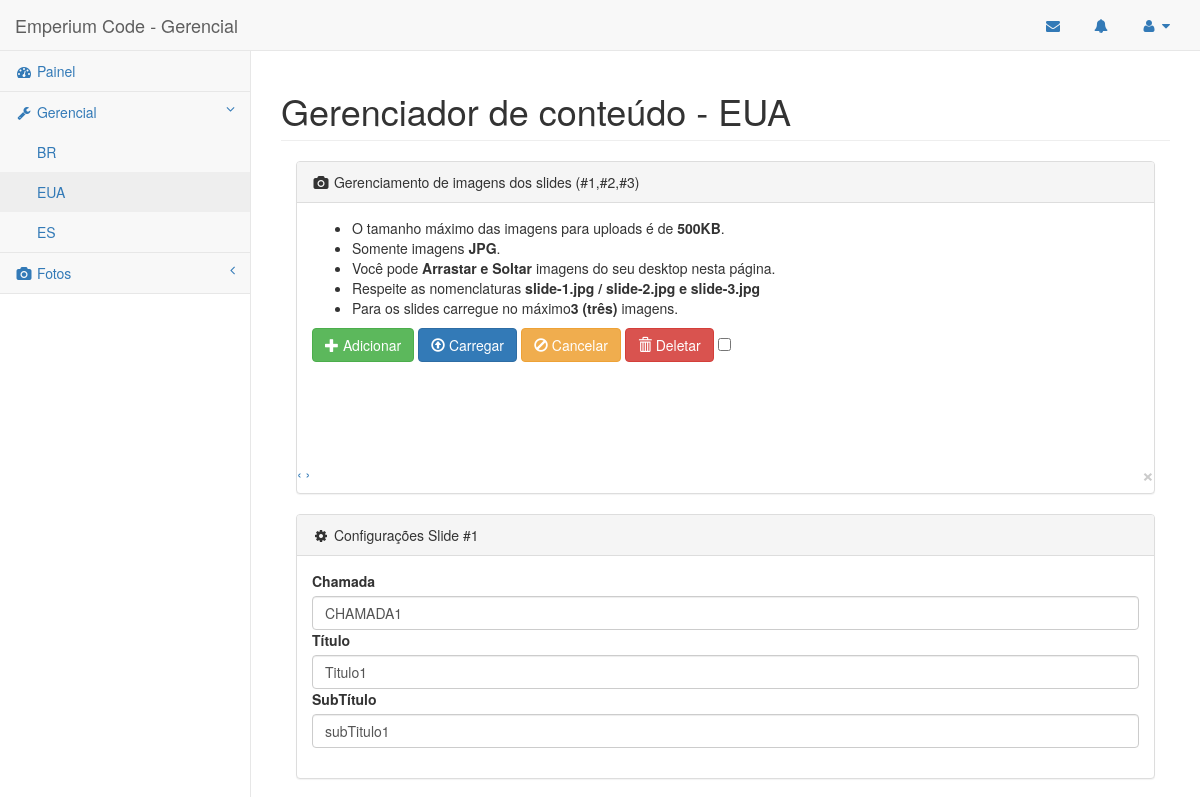
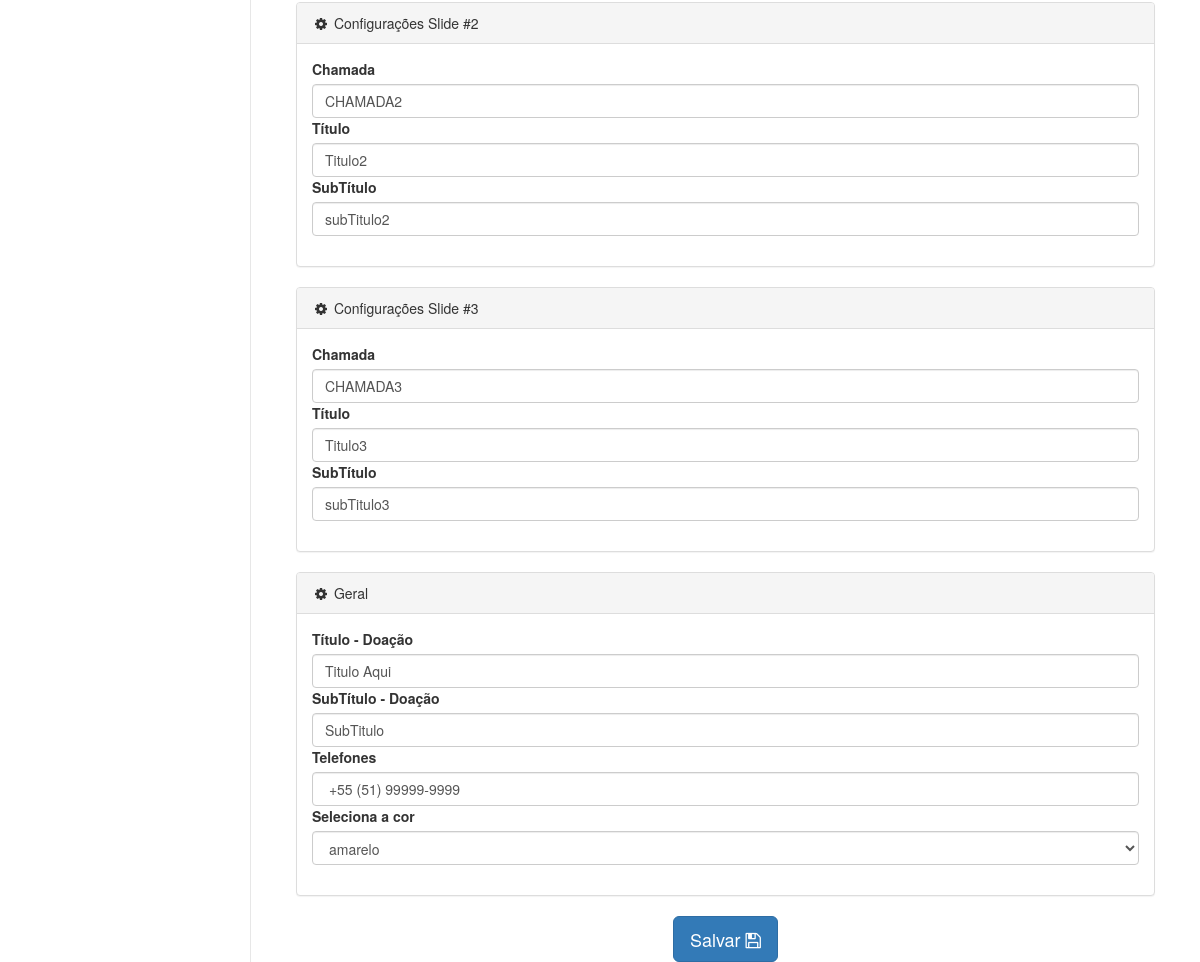
The page /admin/pages/managerEUA.php (signed in) on the database its author committed (2 pictures, top to bottom).
### tables this page shows
CREATE TABLE `managereua` (
  `id` int(11) NOT NULL,
  `slide1` varchar(100) DEFAULT NULL,
  `slide2` varchar(100) DEFAULT NULL,
  `slide3` varchar(100) DEFAULT NULL,
  `slideTitle1` varchar(100) DEFAULT NULL,
  `slideTitle2` varchar(100) DEFAULT NULL,
  `slideTitle3` varchar(100) DEFAULT NULL,
  `slideSubtitle1` varchar(100) DEFAULT NULL,
  `slideSubtitle2` varchar(100) DEFAULT NULL,
  `slideSubtitle3` varchar(100) DEFAULT NULL,
  `phone` varchar(100) NOT NULL,
  `donationTitle` varchar(100) NOT NULL,
  `donationSubtitle` varchar(100) NOT NULL,
  `color` varchar(30) DEFAULT NULL,
  `qtEmails` int(50) DEFAULT NULL
);

### Connections/EMP_job.php (called while the page is built, shortened)
<?php
function EMP_selectAll($EMP_table, $EMP_db){
try{
   $EMP_result = $EMP_db->prepare('SELECT * FROM '.$EMP_table.'');
   $EMP_result->execute();
   $EMP_lines = $EMP_result->fetchAll(PDO::FETCH_ASSOC);
   		return $EMP_lines;
} catch (PDOException $ex) {
   echo 'ERRO: '.$ex->getMessage();
}
}
?>

### admin/pages/managerEUA.php (the view, shortened to what this page needs)
<?php
require_once("../../Connections/EMP_job.php");
if ($_SESSION['logado'] != 1) {
    ?>
    <script type="text/javascript">
        document.location.href = "login.php?erro=1";
    </script>
    <?php
} else {
    ?>
<?php
$EMP_db = Conexao::EMP_getInstance();
$EMP_result = EMP_selectAll("managereua", $EMP_db);
foreach($EMP_result as $EMP_lineManager)
?>
<!DOCTYPE html>
<html lang="pt-br">
<head>
    <link href="../bower_components/bootstrap/dist/css/bootstrap.min.css" rel="stylesheet">
    <link href="../bower_components/metisMenu/dist/metisMenu.min.css" rel="stylesheet">
    <link href="../dist/css/timeline.css" rel="stylesheet">
    <link href="../dist/css/sb-admin-2.css" rel="stylesheet">
    <link href="../bower_components/morrisjs/morris.css" rel="stylesheet">
    <link href="../bower_components/font-awesome/css/font-awesome.min.css" rel="stylesheet" type="text/css">
    <link rel="stylesheet" href="//blueimp.github.io/Gallery/css/blueimp-gallery.min.css">
    <link rel="stylesheet" href="css/jquery.fileupload.css">
    <link rel="stylesheet" href="css/jquery.fileupload-ui.css">
</head>
<body>
    <div id="wrapper">
        <nav class="navbar navbar-default navbar-static-top" role="navigation" style="margin-bottom: 0">
            <div class="navbar-header">
                <a class="navbar-brand" title="Business Solution" href="http://www.emperiumcode.com">Emperium Code - Gerencial</a>
            </div>
            <ul class="nav navbar-top-links navbar-right">
                <li class="dropdown">
                    <a class="dropdown-toggle" title="WebMail" href="https://gmail.com/">
                        <i class="fa fa-envelope fa-fw"></i>
                    </a>
                <li class="dropdown">
                    <a class="dropdown-toggle" title="Notificações" href="">
                        <i class="fa fa-bell fa-fw"></i>
                    </a>
                <li class="dropdown">
                    <a class="dropdown-toggle" data-toggle="dropdown" title="Perfil" href="#">
                        <i class="fa fa-user fa-fw"></i>  <i class="fa fa-caret-down"></i>
                    </a>
                </li>
            </ul>
            <div class="navbar-default sidebar" role="navigation">
                <div class="sidebar-nav navbar-collapse">
                    <ul class="nav" id="side-menu">
                        <li>
                            <a href="index.php"><i class="fa fa-dashboard fa-fw"></i> Painel</a>
                        </li>
                        <li>
                            <a href="#"><i class="fa fa-wrench fa-fw"></i> Gerencial<span class="fa arrow"></span></a>
                            <ul class="nav nav-second-level">
                                <li>
                                    <a href="managerBR.php">BR</a>
                                </li>
                                <li>
                                    <a href="managerEUA.php">EUA</a>
                                </li>
                               <li>
                                    <a href="managerES.php">ES</a>
                                </li>
                            </ul>
                        </li>
                        <li>
                            <a href="#"><i class="fa fa-camera fa-fw"></i> Fotos<span class="fa arrow"></span></a>
                    </ul>
                </div>
            </div>
        </nav>
        <div id="page-wrapper">
            <div class="row">
                <div class="col-lg-12">
                    <h1 class="page-header">Gerenciador de conteúdo - EUA</h1>
                </div>
            </div>
                <div class="col-lg-12">
                    <div class="panel panel-default">
                        <div class="panel-heading">
                            <i class="fa fa-camera fa-fw"></i> Gerenciamento de imagens dos slides (#1,#2,#3)
                        </div>
                        <div class="panel-body">
                <ul>
                <li>O tamanho máximo das imagens para uploads é de <strong>500KB</strong>.</li>
                <li>Somente imagens <strong>JPG</strong>.</li>
                <li>Você pode <strong>Arrastar e Soltar</strong> imagens do seu desktop nesta página.</li>
                <li>Respeite as nomenclaturas <strong>slide-1.jpg / slide-2.jpg e slide-3.jpg</strong></li>
                <li>Para os slides carregue no máximo<strong>3 (três) </strong>imagens.</li>
            </ul>
    <form id="fileupload" action="" method="POST" enctype="multipart/form-data">
        <div class="row fileupload-buttonbar">
            <div class="col-lg-7">
                <span class="btn btn-success fileinput-button">
                    <i class="glyphicon glyphicon-plus"></i>
                    <span>Adicionar</span>
                </span>
                <button type="submit" class="btn btn-primary start">
                    <i class="glyphicon glyphicon-upload"></i>
                    <span>Carregar</span>
                </button>
                <button type="reset" class="btn btn-warning cancel">
                    <i class="glyphicon glyphicon-ban-circle"></i>
                    <span>Cancelar</span>
                </button>
                <button type="button" class="btn btn-danger delete">
                    <i class="glyphicon glyphicon-trash"></i>
                    <span>Deletar</span>
                </button>
                <input type="checkbox" class="toggle">
            </div>
        </div>
    </form>
    <br>
</div>
<div id="blueimp-gallery" class="blueimp-gallery blueimp-gallery-controls" data-filter=":even">
    <a class="prev">‹</a>
    <a class="next">›</a>
    <a class="close">×</a>
</div>
                        </div>
                    </div>
                    <form method="post" action="" name="contactform" id="contactform">
                    <div class="col-lg-12">
                    <div class="panel panel-default">
                        <div class="panel-heading">
                            <i class="fa fa-cog fa-fw"></i> Configurações Slide #1
                        </div>
                        <div class="panel-body">
                                <div class="form-group">
                                            <label>Chamada</label>
                                            <input class="form-control" name="slide1" id="slide1" value="<?php echo $EMP_lineManager['slide1']?>" maxlength="50">
                                            <label>Título</label>
                                            <input class="form-control" name="slideTitle1" id="slideTitle1" value="<?php echo $EMP_lineManager['slideTitle1']?>" maxlength="50">
                                            <label>SubTítulo</label>
                                            <input class="form-control" name="slideSubtitle1" id="slideSubtitle1" value="<?php echo $EMP_lineManager['slideSubtitle1']?>" maxlength="50">
                                        </div>
                    </div>
                    </div>
                    </div>
                  <div class="col-lg-12">
                    <div class="panel panel-default">
                        <div class="panel-heading">
                            <i class="fa fa-cog fa-fw"></i> Configurações Slide #2
                        </div>
                        <div class="panel-body">
                                <div class="form-group">
                                            <label>Chamada</label>
                                            <input class="form-control" name="slide2" id="slide2" value="<?php echo $EMP_lineManager['slide2']?>" maxlength="50">
                                            <label>Título</label>
                                            <input class="form-control" name="slideTitle2" id="slideTitle2" value="<?php echo $EMP_lineManager['slideTitle2']?>" maxlength="50">
                                            <label>SubTítulo</label>
                                            <input class="form-control" name="slideSubtitle2" id="slideSubtitle2" value="<?php echo $EMP_lineManager['slideSubtitle2']?>" maxlength="50">
                                        </div>
                    </div>
                    </div>
                    </div>
                  <div class="col-lg-12">
                    <div class="panel panel-default">
                        <div class="panel-heading">
                            <i class="fa fa-cog fa-fw"></i> Configurações Slide #3
                        </div>
                        <div class="panel-body">
                                <div class="form-group">
                                            <label>Chamada</label>
                                            <input class="form-control" name="slide3" id="slide3" value="<?php echo $EMP_lineManager['slide3']?>" maxlength="50">
                                            <label>Título</label>
                                            <input class="form-control" name="slideTitle3" id="slideTitle3" value="<?php echo $EMP_lineManager['slideTitle3']?>" maxlength="50">
                                            <label>SubTítulo</label>
                                            <input class="form-control" name="slideSubtitle3" id="slideSubtitle3" value="<?php echo $EMP_lineManager['slideSubtitle3']?>" maxlength="50">
                                        </div>
                    </div>
                    </div>
                    </div>
                    <div class="col-lg-12">
                    <div class="panel panel-default">
                        <div class="panel-heading">
                            <i class="fa fa-cog fa-fw"></i> Geral
                        </div>
                        <div class="panel-body">
                                <div class="form-group">
                                            <label>Título - Doação</label>
                                            <input class="form-control" name="donationTitle" id="donationTitle" value="<?php echo $EMP_lineManager['donationTitle']?>" maxlength="50">
                                            <label>SubTítulo - Doação</label>
                                            <input class="form-control" name="donationSubtitle" id="donationSubtitle" value="<?php echo $EMP_lineManager['donationSubtitle']?>" maxlength="50">
                                            <label>Telefones</label>
                                            <input class="form-control" name="phone" id="phone" value="<?php echo $EMP_lineManager['phone']?>" maxlength="70">
                                            <label>Seleciona a cor</label>
                                            <select id="color" name="color" class="form-control" >
                                                <option value="<?php echo $EMP_lineManager['color']?>"><?php echo $EMP_lineManager['color']?></option>
                                            </select>
                                        </div>
                    </div>
                    </div>
                    </div>
                                                            <div class="text-center">
                                <button type="submit" name="alterar" class="btn btn-primary btn-lg btn-responsive">Salvar  <i class="fa fa-save"></i></button>
                    <br>
                    </div>
                </form>
                </div>
            </div>
</body>
</html>
    <?php
}
        ?>

### rows shown on the page
managereua: slide1 "CHAMADA1", slideTitle1 "Titulo1", slideSubtitle1 "subTitulo1", slide2 "CHAMADA2", slideTitle2 "Titulo2", slideSubtitle2 "subTitulo2", slide3 "CHAMADA3", slideTitle3 "Titulo3", slideSubtitle3 "subTitulo3", donationTitle "Titulo Aqui", donationSubtitle "SubTitulo", phone "+55 (51) 99999-9999", color "amarelo"
